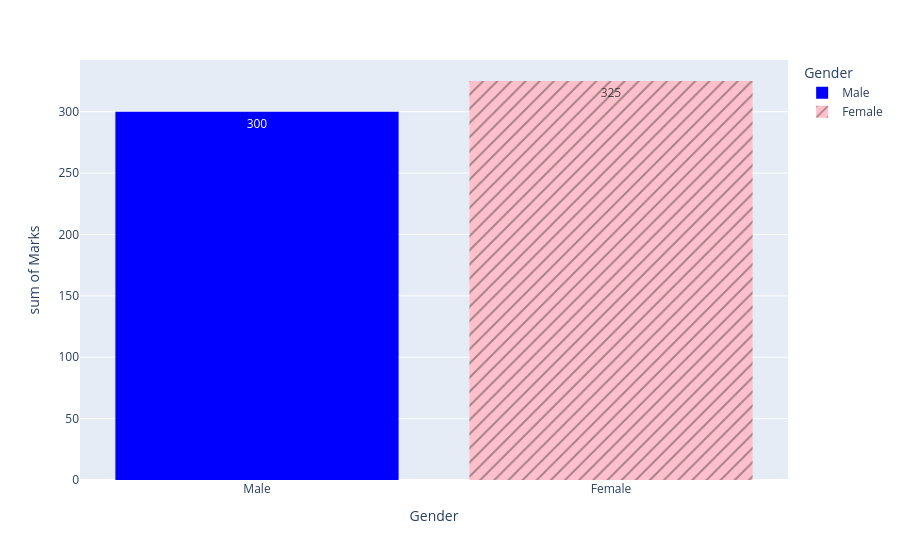

The code cell stored with this chart in its notebook:
### Code cell
data = {
    "Marks":[40,45,50,55,60,65,70,75,80,85],
    "Gender":["Male","Female","Male","Female","Male",
              "Female","Male","Female","Male","Female"]
}

df = pd.DataFrame(data)
fig = px.histogram(
    df,
    x="Gender",
    y='Marks',
    nbins=5,
    color="Gender",
    histfunc="sum",
    pattern_shape="Gender",
    text_auto=True,
    color_discrete_map={"Male":"blue","Female":"pink"},
#     color_discrete_sequence=["blue","pink"] #Optional
)

fig.show()

### Figure 1 — Plotly figure (JSON) as saved in the notebook; plotly's stock layout.template omitted (floating-point values rounded to 4 significant figures)
{"data": [{"bingroup": "x", "histfunc": "sum", "hovertemplate": "Gender=%{x}<br>sum of Marks=%{y}<extra></extra>", "legendgroup": "Male", "marker": {"color": "blue", "pattern": {"shape": ""}}, "name": "Male", "nbinsx": 5, "orientation": "v", "showlegend": true, "texttemplate": "%{value}", "type": "histogram", "x": ["Male", "Male", "Male", "Male", "Male"], "xaxis": "x", "y": [40, 50, 60, 70, 80], "yaxis": "y"}, {"bingroup": "x", "histfunc": "sum", "hovertemplate": "Gender=%{x}<br>sum of Marks=%{y}<extra></extra>", "legendgroup": "Female", "marker": {"color": "pink", "pattern": {"shape": "/"}}, "name": "Female", "nbinsx": 5, "orientation": "v", "showlegend": true, "texttemplate": "%{value}", "type": "histogram", "x": ["Female", "Female", "Female", "Female", "Female"], "xaxis": "x", "y": [45, 55, 65, 75, 85], "yaxis": "y"}], "layout": {"barmode": "relative", "legend": {"title": {"text": "Gender"}, "tracegroupgap": 0}, "margin": {"t": 60}, "xaxis": {"anchor": "y", "categoryarray": ["Male", "Female"], "categoryorder": "array", "domain": [0, 1], "title": {"text": "Gender"}}, "yaxis": {"anchor": "x", "domain": [0, 1], "title": {"text": "sum of Marks"}}}}
